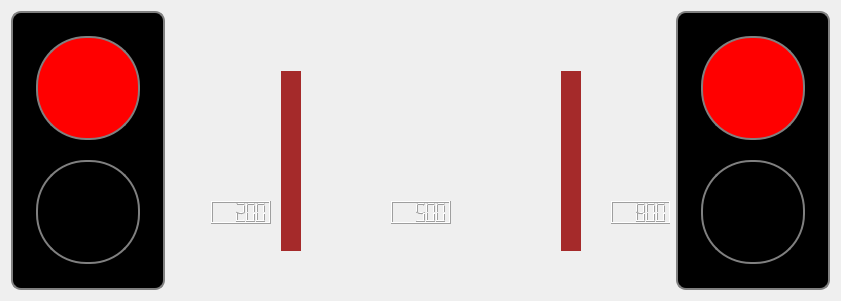
   <widget class="QWidget" name="horizontalLayoutWidget">
    <property name="geometry">
     <rect>
      <x>30</x>
      <y>10</y>
      <width>841</width>
      <height>301</height>
     </rect>
    </property>
    <layout class="QHBoxLayout" name="feux">
     <item>
      <widget class="QFrame" name="voyant_feu_aval">
       <property name="styleSheet">
        <string notr="true">background-color: black;
border-radius: 10px;
border-color: gray;
border-width: 2px;
border-style: solid;
max-width: 150;</string>
       </property>
       <layout class="QVBoxLayout" name="verticalLayout_4">
        <item alignment="Qt::AlignHCenter">
         <widget class="QFrame" name="voyant_feu_aval_rouge">
          <property name="styleSheet">
           <string notr="true">max-height: 100px;
min-height: 100px;
max-width: 100px;
min-width: 100px;
border-radius: 50px;
background-color: red;</string>
          </property>
          <property name="frameShape">
           <enum>QFrame::StyledPanel</enum>
          </property>
          <property name="frameShadow">
           <enum>QFrame::Raised</enum>
          </property>
         </widget>
        </item>
        <item alignment="Qt::AlignHCenter">
         <widget class="QFrame" name="voyant_feu_aval_vert">
          <property name="styleSheet">
           <string notr="true">max-height: 100px;
min-height: 100px;
max-width: 100px;
min-width: 100px;
border-radius: 50px;
background-color: black;</string>
          </property>
          <property name="frameShape">
           <enum>QFrame::StyledPanel</enum>
          </property>
          <property name="frameShadow">
           <enum>QFrame::Raised</enum>
          </property>
         </widget>
        </item>
       </layout>
      </widget>
     </item>
     <item>
      <widget class="QFrame" name="simulation">
       <widget class="QLabel" name="background">
        <property name="geometry">
         <rect>
          <x>10</x>
          <y>10</y>
          <width>500</width>
          <height>280</height>
         </rect>
        </property>
        <property name="styleSheet">
         <string notr="true">min-width: 500px;
min-height: 280px;</string>
        </property>
        <property name="text">
         <string/>
        </property>
        <property name="pixmap">
         <pixmap resource="MyResources.qrc">:/images/image/river.png</pixmap>
        </property>
       </widget>
       <widget class="QLabel" name="vanne_aval_ferme">
        <property name="enabled">
         <bool>true</bool>
        </property>
        <property name="geometry">
         <rect>
          <x>90</x>
          <y>10</y>
          <width>71</width>
          <height>71</height>
         </rect>
        </property>
        <property name="autoFillBackground">
         <bool>false</bool>
        </property>
        <property name="text">
         <string/>
        </property>
        <property name="pixmap">
         <pixmap resource="MyResources.qrc">:/images/image/valve_closed.png</pixmap>
        </property>
       </widget>
       <widget class="QLabel" name="vanne_amont_ferme">
        <property name="geometry">
         <rect>
          <x>370</x>
          <y>10</y>
          <width>67</width>
          <height>71</height>
         </rect>
        </property>
        <property name="text">
         <string/>
        </property>
        <property name="pixmap">
         <pixmap resource="MyResources.qrc">:/images/image/valve_closed.png</pixmap>
        </property>
       </widget>
       <widget class="QLabel" name="porte_aval">
        <property name="geometry">
         <rect>
          <x>110</x>
          <y>60</y>
          <width>20</width>
          <height>180</height>
         </rect>
        </property>
        <property name="minimumSize">
         <size>
          <width>20</width>
          <height>18</height>
         </size>
        </property>
        <property name="autoFillBackground">
         <bool>false</bool>
        </property>
        <property name="styleSheet">
         <string notr="true">background-color: brown;
</string>
        </property>
        <property name="text">
         <string/>
        </property>
       </widget>
       <widget class="QLabel" name="porte_amont">
        <property name="geometry">
         <rect>
          <x>390</x>
          <y>60</y>
          <width>20</width>
          <height>180</height>
         </rect>
        </property>
        <property name="minimumSize">
         <size>
          <width>20</width>
          <height>18</height>
         </size>
        </property>
        <property name="baseSize">
         <size>
          <width>20</width>
          <height>18</height>
         </size>
        </property>
        <property name="styleSheet">
         <string notr="true">background-color: brown;
</string>
        </property>
        <property name="text">
         <string/>
        </property>
       </widget>
       <widget class="QLCDNumber" name="water_level_aval">
        <property name="geometry">
         <rect>
          <x>40</x>
          <y>190</y>
          <width>60</width>
          <height>23</height>
         </rect>
        </property>
        <property name="intValue" stdset="0">
         <number>200</number>
        </property>
       </widget>
       <widget class="QLCDNumber" name="water_level_bassin">
        <property name="geometry">
         <rect>
          <x>220</x>
          <y>190</y>
          <width>60</width>
          <height>23</height>
         </rect>
        </property>
        <property name="smallDecimalPoint">
         <bool>false</bool>
        </property>
        <property name="intValue" stdset="0">
         <number>500</number>
        </property>
       </widget>
       <widget class="QLCDNumber" name="water_level_amont">
        <property name="geometry">
         <rect>
          <x>440</x>
          <y>190</y>
          <width>60</width>
          <height>23</height>
         </rect>
        </property>
        <property name="intValue" stdset="0">
         <number>800</number>
        </property>
       </widget>
       <widget class="QLabel" name="vanne_aval_ouvert">
        <property name="geometry">
         <rect>
          <x>90</x>
          <y>10</y>
          <width>67</width>
          <height>71</height>
         </rect>
        </property>
        <property name="text">
         <string/>
        </property>
        <property name="pixmap">
         <pixmap resource="MyResources.qrc">:/images/image/valve_open.png</pixmap>
        </property>
       </widget>
       <widget class="QLabel" name="vanne_amont_ouvert">
        <property name="geometry">
         <rect>
          <x>370</x>
          <y>10</y>
          <width>67</width>
          <height>71</height>
         </rect>
        </property>
        <property name="text">
         <string/>
        </property>
        <property name="pixmap">
         <pixmap resource="MyResources.qrc">:/images/image/valve_open.png</pixmap>
        </property>
       </widget>
       <zorder>background</zorder>
       <zorder>vanne_amont_ferme</zorder>
       <zorder>porte_aval</zorder>
       <zorder>porte_amont</zorder>
       <zorder>water_level_aval</zorder>
       <zorder>water_level_bassin</zorder>
       <zorder>water_level_amont</zorder>
       <zorder>vanne_amont_ouvert</zorder>
       <zorder>vanne_aval_ferme</zorder>
       <zorder>vanne_aval_ouvert</zorder>
      </widget>
     </item>
     <item>
      <widget class="QFrame" name="voyant_feu_amont">
       <property name="styleSheet">
        <string notr="true">background-color: black;
border-radius: 10px;
border-color: gray;
border-width: 2px;
border-style: solid;
max-width: 150;</string>
       </property>
       <layout class="QVBoxLayout" name="verticalLayout_3">
        <item alignment="Qt::AlignHCenter">
         <widget class="QFrame" name="voyant_feu_amont_rouge">
          <property name="styleSheet">
           <string notr="true">max-height: 100px;
min-height: 100px;
max-width: 100px;
min-width: 100px;
border-radius: 50px;
background-color: red;</string>
          </property>
          <property name="frameShape">
           <enum>QFrame::StyledPanel</enum>
          </property>
          <property name="frameShadow">
           <enum>QFrame::Raised</enum>
          </property>
         </widget>
        </item>
        <item alignment="Qt::AlignHCenter">
         <widget class="QFrame" name="voyant_feu_amont_vert">
          <property name="styleSheet">
           <string notr="true">max-height: 100px;
min-height: 100px;
max-width: 100px;
min-width: 100px;
border-radius: 50px;
background-color: black;</string>
          </property>
          <property name="frameShape">
           <enum>QFrame::StyledPanel</enum>
          </property>
          <property name="frameShadow">
           <enum>QFrame::Raised</enum>
          </property>
         </widget>
        </item>
       </layout>
      </widget>
     </item>
    </layout>
   </widget>
